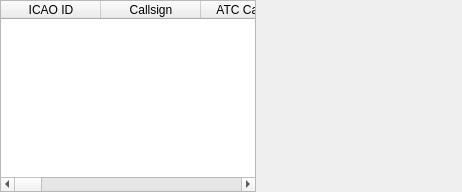
             <widget class="QWidget" name="adsbDataWidget" native="true">
              <property name="sizePolicy">
               <sizepolicy hsizetype="Expanding" vsizetype="Expanding">
                <horstretch>1</horstretch>
                <verstretch>0</verstretch>
               </sizepolicy>
              </property>
              <layout class="QHBoxLayout" name="horizontalLayout_3">
               <property name="leftMargin">
                <number>0</number>
               </property>
               <property name="topMargin">
                <number>0</number>
               </property>
               <property name="rightMargin">
                <number>0</number>
               </property>
               <property name="bottomMargin">
                <number>0</number>
               </property>
               <item>
                <widget class="QTableWidget" name="adsbData">
                 <property name="sizePolicy">
                  <sizepolicy hsizetype="Expanding" vsizetype="Expanding">
                   <horstretch>1</horstretch>
                   <verstretch>0</verstretch>
                  </sizepolicy>
                 </property>
                 <property name="minimumSize">
                  <size>
                   <width>0</width>
                   <height>0</height>
                  </size>
                 </property>
                 <property name="editTriggers">
                  <set>QAbstractItemView::EditTrigger::NoEditTriggers</set>
                 </property>
                 <property name="selectionMode">
                  <enum>QAbstractItemView::SelectionMode::SingleSelection</enum>
                 </property>
                 <property name="selectionBehavior">
                  <enum>QAbstractItemView::SelectionBehavior::SelectRows</enum>
                 </property>
                 <column>
                  <property name="text">
                   <string>ICAO ID</string>
                  </property>
                  <property name="toolTip">
                   <string extracomment="Double click to search for the aircraft on www.planespotters.net">Aircraft International Civil Aviation Organization identifier. Links to www.planespotters.net</string>
                  </property>
                 </column>
                 <column>
                  <property name="text">
                   <string>Callsign</string>
                  </property>
                  <property name="toolTip">
                   <string>Callsign. Links to www.flightradar24.com</string>
                  </property>
                 </column>
                 <column>
                  <property name="text">
                   <string>ATC Callsign</string>
                  </property>
                  <property name="toolTip">
                   <string>Airline callsign used by ATC</string>
                  </property>
                 </column>
                 <column>
                  <property name="text">
                   <string>Aircraft</string>
                  </property>
                  <property name="toolTip">
                   <string>Aircraft model</string>
                  </property>
                 </column>
                 <column>
                  <property name="text">
                   <string>Type</string>
                  </property>
                  <property name="toolTip">
                   <string>ICAO aircraft type designator</string>
                  </property>
                 </column>
                 <column>
                  <property name="text">
                   <string>Sideview</string>
                  </property>
                 </column>
                 <column>
                  <property name="text">
                   <string>Airline</string>
                  </property>
                  <property name="toolTip">
                   <string>Airline logo</string>
                  </property>
                 </column>
                 <column>
                  <property name="text">
                   <string>Country</string>
                  </property>
                  <property name="toolTip">
                   <string>Country of registration</string>
                  </property>
                 </column>
                 <column>
                  <property name="text">
                   <string>GS (kn)</string>
                  </property>
                  <property name="toolTip">
                   <string>Groundspeed in knots or kilometers per hour</string>
                  </property>
                 </column>
                 <column>
                  <property name="text">
                   <string>TAS (kn)</string>
                  </property>
                  <property name="toolTip">
                   <string>True airpeed in knots or kilometers per hour</string>
                  </property>
                 </column>
                 <column>
                  <property name="text">
                   <string>IAS (kn)</string>
                  </property>
                  <property name="toolTip">
                   <string>Indicated airspeed in knots or kilometers per hour</string>
                  </property>
                 </column>
                 <column>
                  <property name="text">
                   <string>Mach</string>
                  </property>
                  <property name="toolTip">
                   <string>Mach number</string>
                  </property>
                 </column>
                 <column>
                  <property name="text">
                   <string>Sel Alt (ft)</string>
                  </property>
                  <property name="toolTip">
                   <string>Selected altitude in feet or metres (As set on MCP/FCU or by FMS)</string>
                  </property>
                 </column>
                 <column>
                  <property name="text">
                   <string>Alt (ft)</string>
                  </property>
                  <property name="toolTip">
                   <string>Altitude in feet or metres</string>
                  </property>
                 </column>
                 <column>
                  <property name="text">
                   <string>VR (ft/m)</string>
                  </property>
                  <property name="toolTip">
                   <string>Vertical climb rate in feet per minute or metres per second</string>
                  </property>
                 </column>
                 <column>
                  <property name="text">
                   <string>Sel Hd (°)</string>
                  </property>
                  <property name="toolTip">
                   <string>Selected heading in degrees (As set on MCP/FCU or by FMS)</string>
                  </property>
                 </column>
                 <column>
                  <property name="text">
                   <string>Hd (°)</string>
                  </property>
                  <property name="toolTip">
                   <string>Aircraft heading in degrees</string>
                  </property>
                 </column>
                 <column>
                  <property name="text">
                   <string>Trk (°)</string>
                  </property>
                  <property name="toolTip">
                   <string>Aircraft track in degrees</string>
                  </property>
                 </column>
                 <column>
                  <property name="text">
                   <string>TR (°/s)</string>
                  </property>
                  <property name="toolTip">
                   <string>Turn rate in degrees per second</string>
                  </property>
                 </column>
                 <column>
                  <property name="text">
                   <string>Roll (°)</string>
                  </property>
                  <property name="toolTip">
                   <string>Roll angle in degrees</string>
                  </property>
                 </column>
                 <column>
                  <property name="text">
                   <string>D (km)</string>
                  </property>
                  <property name="toolTip">
                   <string>Range or distance of aircraft from home location</string>
                  </property>
                 </column>
                 <column>
                  <property name="text">
                   <string>Az/El (°)</string>
                  </property>
                  <property name="toolTip">
                   <string>Azimuth and elevation to aircraft from My Position. Double click to set as target.</string>
                  </property>
                 </column>
                 <column>
                  <property name="text">
                   <string>Cat</string>
                  </property>
                  <property name="toolTip">
                   <string>Aircraft standard category</string>
                  </property>
                 </column>
                 <column>
                  <property name="text">
                   <string>Status</string>
                  </property>
                  <property name="toolTip">
                   <string>Aircraft emergency status</string>
                  </property>
                 </column>
                 <column>
                  <property name="text">
                   <string>Squawk</string>
                  </property>
                  <property name="toolTip">
                   <string>Mode-A transponder code</string>
                  </property>
                 </column>
                 <column>
                  <property name="text">
                   <string>Ident</string>
                  </property>
                  <property name="toolTip">
                   <string>Ident switch active</string>
                  </property>
                 </column>
                 <column>
                  <property name="text">
                   <string>Reg</string>
                  </property>
                  <property name="toolTip">
                   <string>Aircraft registration</string>
                  </property>
                 </column>
                 <column>
                  <property name="text">
                   <string>Registered</string>
                  </property>
                  <property name="toolTip">
                   <string>Date aircraft was registered</string>
                  </property>
                 </column>
                 <column>
                  <property name="text">
                   <string>Manufacturer</string>
                  </property>
                  <property name="toolTip">
                   <string>Aircraft manufacturer</string>
                  </property>
                 </column>
                 <column>
                  <property name="text">
                   <string>Owner</string>
                  </property>
                  <property name="toolTip">
                   <string>Owner of the aircraft</string>
                  </property>
                 </column>
                 <column>
                  <property name="text">
                   <string>Operator</string>
                  </property>
                  <property name="toolTip">
                   <string>Aircraft operator ICAO code</string>
                  </property>
                 </column>
                 <column>
                  <property name="text">
                   <string>AP</string>
                  </property>
                  <property name="toolTip">
                   <string>Autopilot enabled</string>
                  </property>
                 </column>
                 <column>
                  <property name="text">
                   <string>V Mode</string>
                  </property>
                  <property name="toolTip">
                   <string>MCP/FCU vertical mode</string>
                  </property>
                 </column>
                 <column>
                  <property name="text">
                   <string>L Mode</string>
                  </property>
                  <property name="toolTip">
                   <string>MCP/FCU lateral mode</string>
                  </property>
                 </column>
                 <column>
                  <property name="text">
                   <string>TCAS</string>
                  </property>
                  <property name="toolTip">
                   <string>TCAS operational. RA in red if active</string>
                  </property>
                 </column>
                 <column>
                  <property name="text">
                   <string>ACAS</string>
                  </property>
                  <property name="toolTip">
                   <string>Airborne collision avoidance system capability</string>
                  </property>
                 </column>
                 <column>
                  <property name="text">
                   <string>RA</string>
                  </property>
                  <property name="toolTip">
                   <string>ACAS active resolition advisory</string>
                  </property>
                 </column>
                 <column>
                  <property name="text">
                   <string>Max AS (kn)</string>
                  </property>
                  <property name="toolTip">
                   <string>Maximum speed in knots</string>
                  </property>
                 </column>
                 <column>
                  <property name="text">
                   <string>Version</string>
                  </property>
                  <property name="toolTip">
                   <string>ADS-B version</string>
                  </property>
                 </column>
                 <column>
                  <property name="text">
                   <string>L (m)</string>
                  </property>
                  <property name="toolTip">
                   <string>Aircraft length in metres</string>
                  </property>
                 </column>
                 <column>
                  <property name="text">
                   <string>W (m)</string>
                  </property>
                  <property name="toolTip">
                   <string>Aircraft width in metres</string>
                  </property>
                 </column>
                 <column>
                  <property name="text">
                   <string>QNH (mb)</string>
                  </property>
                  <property name="toolTip">
                   <string>Barometer setting in millibars</string>
                  </property>
                 </column>
                 <column>
                  <property name="text">
                   <string>H Wnd (kn)</string>
                  </property>
                  <property name="toolTip">
                   <string>Headwind in knots or kilometers per hour</string>
                  </property>
                 </column>
                 <column>
                  <property name="text">
                   <string>OAT (C)</string>
                  </property>
                  <property name="toolTip">
                   <string>Outside air temperature in degrees Celsius estimated from Mach and TAS</string>
                  </property>
                 </column>
                 <column>
                  <property name="text">
                   <string>Wnd (kn)</string>
                  </property>
                  <property name="toolTip">
                   <string>Wind speed in knots</string>
                  </property>
                 </column>
                 <column>
                  <property name="text">
                   <string>Wnd (°)</string>
                  </property>
                  <property name="toolTip">
                   <string>Wind direction in degrees</string>
                  </property>
                 </column>
                 <column>
                  <property name="text">
                   <string>P (hPa)</string>
                  </property>
                  <property name="toolTip">
                   <string>Static air pressure in hectopascals</string>
                  </property>
                 </column>
                 <column>
                  <property name="text">
                   <string>T (C)</string>
                  </property>
                  <property name="toolTip">
                   <string>Static air temperature in degrees Celsius</string>
                  </property>
                 </column>
                 <column>
                  <property name="text">
                   <string>U (%)</string>
                  </property>
                  <property name="toolTip">
                   <string>Humidity in percent</string>
                  </property>
                 </column>
                 <column>
                  <property name="text">
                   <string>Lat (°)</string>
                  </property>
                  <property name="toolTip">
                   <string extracomment="Double click to centre the map on this aircraft">Latitude in degrees positive towards the North</string>
                  </property>
                 </column>
                 <column>
                  <property name="text">
                   <string>Lon (°)</string>
                  </property>
                  <property name="toolTip">
                   <string extracomment="Double click to centre the map on this aircraft">Longitude in degrees. Positive towards the East</string>
                  </property>
                 </column>
                 <column>
                  <property name="text">
                   <string>IC</string>
                  </property>
                  <property name="toolTip">
                   <string>Interrogator code (II/SI)</string>
                  </property>
                 </column>
                 <column>
                  <property name="text">
                   <string>Updated</string>
                  </property>
                  <property name="toolTip">
                   <string>Time when the last ADS-B message from this aircraft was received.</string>
                  </property>
                 </column>
                 <column>
                  <property name="text">
                   <string>Frames</string>
                  </property>
                  <property name="toolTip">
                   <string>Number of ADS-B and Mode S frames received from this aircraft</string>
                  </property>
                 </column>
                 <column>
                  <property name="text">
                   <string>ADS-B FC</string>
                  </property>
                  <property name="toolTip">
                   <string>Number of ADS-B frames received from this aircraft</string>
                  </property>
                 </column>
                 <column>
                  <property name="text">
                   <string>Mode S FC</string>
                  </property>
                  <property name="toolTip">
                   <string>Number of Mode S frames received from this aircraft</string>
                  </property>
                 </column>
                 <column>
                  <property name="text">
                   <string>Non-transponder</string>
                  </property>
                  <property name="toolTip">
                   <string>Non transponder device frame count</string>
                  </property>
                 </column>
                 <column>
                  <property name="text">
                   <string>TIS-B FC</string>
                  </property>
                  <property name="toolTip">
                   <string>Number of TIS-B frames received with this aircraft's ICAO</string>
                  </property>
                 </column>
                 <column>
                  <property name="text">
                   <string>ADS-R FC</string>
                  </property>
                  <property name="toolTip">
                   <string>Number of ADS-R frames received with this aircraft's ICAO</string>
                  </property>
                 </column>
                 <column>
                  <property name="text">
                   <string>Rc</string>
                  </property>
                  <property name="toolTip">
                   <string>Horizontal containment radius limit</string>
                  </property>
                 </column>
                 <column>
                  <property name="text">
                   <string>NACp</string>
                  </property>
                  <property name="toolTip">
                   <string>Navigation accuracy category - 95% horizontal position</string>
                  </property>
                 </column>
                 <column>
                  <property name="text">
                   <string>NACv</string>
                  </property>
                  <property name="toolTip">
                   <string>Navigation accuracy category - velocity</string>
                  </property>
                 </column>
                 <column>
                  <property name="text">
                   <string>GVA</string>
                  </property>
                  <property name="toolTip">
                   <string>Geometric vertical accuracy</string>
                  </property>
                 </column>
                 <column>
                  <property name="text">
                   <string>NIC</string>
                  </property>
                  <property name="toolTip">
                   <string>Navigation integrity category</string>
                  </property>
                 </column>
                 <column>
                  <property name="text">
                   <string>NICbaro</string>
                  </property>
                  <property name="toolTip">
                   <string>Barometric altitude integrity code</string>
                  </property>
                 </column>
                 <column>
                  <property name="text">
                   <string>SIL</string>
                  </property>
                  <property name="toolTip">
                   <string>Surveillance integrity level</string>
                  </property>
                 </column>
                 <column>
                  <property name="text">
                   <string>Correlation</string>
                  </property>
                  <property name="toolTip">
                   <string>Correlation values for received frames. min/avg/max</string>
                  </property>
                 </column>
                 <column>
                  <property name="text">
                   <string>RSSI</string>
                  </property>
                  <property name="toolTip">
                   <string>Received Signal Strength Indicator (dBFS)</string>
                  </property>
                 </column>
                 <column>
                  <property name="text">
                   <string>Flight Status</string>
                  </property>
                  <property name="toolTip">
                   <string>Status of flight</string>
                  </property>
                 </column>
                 <column>
                  <property name="text">
                   <string>Dep</string>
                  </property>
                  <property name="toolTip">
                   <string>Departure airport</string>
                  </property>
                 </column>
                 <column>
                  <property name="text">
                   <string>Arr</string>
                  </property>
                  <property name="toolTip">
                   <string>Arrival airport</string>
                  </property>
                 </column>
                 <column>
                  <property name="text">
                   <string>Stops</string>
                  </property>
                 </column>
                 <column>
                  <property name="text">
                   <string>STD</string>
                  </property>
                  <property name="toolTip">
                   <string>Scheduled time of departure</string>
                  </property>
                 </column>
                 <column>
                  <property name="text">
                   <string>ETD</string>
                  </property>
                  <property name="toolTip">
                   <string>Estimated time of departure</string>
                  </property>
                 </column>
                 <column>
                  <property name="text">
                   <string>ATD</string>
                  </property>
                  <property name="toolTip">
                   <string>Actual time of departure</string>
                  </property>
                 </column>
                 <column>
                  <property name="text">
                   <string>STA</string>
                  </property>
                  <property name="toolTip">
                   <string>Scheduled time of arrival</string>
                  </property>
                 </column>
                 <column>
                  <property name="text">
                   <string>ETA</string>
                  </property>
                  <property name="toolTip">
                   <string>Estimated time of arrival</string>
                  </property>
                 </column>
                 <column>
                  <property name="text">
                   <string>ATA</string>
                  </property>
                  <property name="toolTip">
                   <string>Actual time of arrival</string>
                  </property>
                 </column>
                </widget>
               </item>
               <item>
                <layout class="QVBoxLayout" name="photoLayout">
                 <property name="spacing">
                  <number>4</number>
                 </property>
                 <item>
                  <layout class="QHBoxLayout" name="photoHeaderLayout">
                   <property name="spacing">
                    <number>4</number>
                   </property>
                   <item>
                    <widget class="QLabel" name="photoHeader">
                     <property name="sizePolicy">
                      <sizepolicy hsizetype="Minimum" vsizetype="Preferred">
                       <horstretch>0</horstretch>
                       <verstretch>0</verstretch>
                      </sizepolicy>
                     </property>
                     <property name="text">
                      <string/>
                     </property>
                     <property name="alignment">
                      <set>Qt::AlignmentFlag::AlignLeading|Qt::AlignmentFlag::AlignLeft|Qt::AlignmentFlag::AlignVCenter</set>
                     </property>
                    </widget>
                   </item>
                   <item>
                    <widget class="QLabel" name="photoFlag">
                     <property name="sizePolicy">
                      <sizepolicy hsizetype="Minimum" vsizetype="Preferred">
                       <horstretch>0</horstretch>
                       <verstretch>0</verstretch>
                      </sizepolicy>
                     </property>
                     <property name="text">
                      <string/>
                     </property>
                     <property name="alignment">
                      <set>Qt::AlignmentFlag::AlignRight|Qt::AlignmentFlag::AlignTrailing|Qt::AlignmentFlag::AlignVCenter</set>
                     </property>
                    </widget>
                   </item>
                  </layout>
                 </item>
                 <item>
                  <widget class="ClickableLabel" name="photo">
                   <property name="text">
                    <string/>
                   </property>
                  </widget>
                 </item>
                 <item>
                  <widget class="QLabel" name="flightDetails">
                   <property name="minimumSize">
                    <size>
                     <width>200</width>
                     <height>0</height>
                    </size>
                   </property>
                   <property name="maximumSize">
                    <size>
                     <width>200</width>
                     <height>16777215</height>
                    </size>
                   </property>
                   <property name="text">
                    <string/>
                   </property>
                   <property name="textFormat">
                    <enum>Qt::TextFormat::RichText</enum>
                   </property>
                  </widget>
                 </item>
                 <item>
                  <widget class="QLabel" name="aircraftDetails">
                   <property name="sizePolicy">
                    <sizepolicy hsizetype="Fixed" vsizetype="Preferred">
                     <horstretch>0</horstretch>
                     <verstretch>0</verstretch>
                    </sizepolicy>
                   </property>
                   <property name="minimumSize">
                    <size>
                     <width>200</width>
                     <height>0</height>
                    </size>
                   </property>
                   <property name="maximumSize">
                    <size>
                     <width>200</width>
                     <height>16777215</height>
                    </size>
                   </property>
                   <property name="text">
                    <string/>
                   </property>
                   <property name="textFormat">
                    <enum>Qt::TextFormat::RichText</enum>
                   </property>
                   <property name="alignment">
                    <set>Qt::AlignmentFlag::AlignLeading|Qt::AlignmentFlag::AlignLeft|Qt::AlignmentFlag::AlignVCenter</set>
                   </property>
                  </widget>
                 </item>
                 <item>
                  <spacer name="photoVerticalSpacer">
                   <property name="orientation">
                    <enum>Qt::Orientation::Vertical</enum>
                   </property>
                   <property name="sizeHint" stdset="0">
                    <size>
                     <width>0</width>
                     <height>40</height>
                    </size>
                   </property>
                  </spacer>
                 </item>
                </layout>
               </item>
              </layout>
             </widget>
